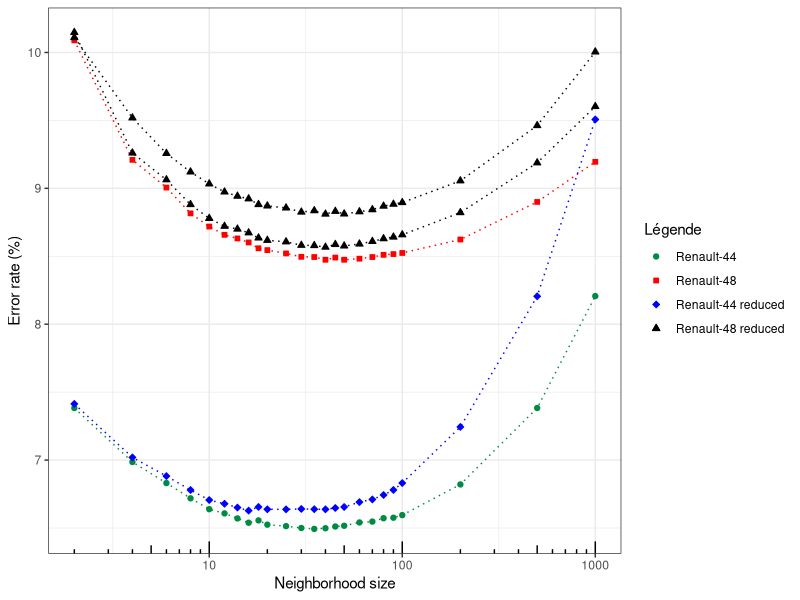

Source code (R):
library(ggplot2)
# tail ... | grep "Taux succès" | cut -f3 -d ' ' | tee /dev/tty | xclip -selection clipboard

# medium, small, medium-reduced, small-reduced, vmaj-small
results = matrix(c(2,92.61694108677742,89.91089227702304,92.5865068922691,89.85244081019886,89.88981898503643,
                   4,93.01412269591629,90.79027921342784,92.98030692424038,90.73967254873007,90.48125553750738,
                   6,93.16921412146625,90.99401333924001,93.11772192368703,90.93671551978736,90.74259512207128,
                   8,93.28142100020904,91.18428824571767,93.22024519508626,91.11922253396338,90.87903315121086,
                   10,93.36134918780665,91.2811177151014,93.29402506056097,91.22105114195708,90.96694108092144,
                   12,93.39224450647419,91.34210720614294,93.32153880206091,91.27919496948218,91.02654619511715,
                   14,93.42944185531768,91.36879491533766,93.34935995966701,91.29965298287064,91.05754085449891,
                   16,93.46110571425058,91.39817446839929,93.37195504346863,91.32726360996259,91.07692213034062,
                   18,93.44389041230649,91.44116706044497,93.34490242612792,91.36518015357353,91.11899180448907,
                   20,93.47540056318631,91.45454936995472,93.36211772807201,91.38240795432172,91.1292208111833,
                   25,93.48616012690137,91.47892978440638,93.3627325602843,91.39332914943887,91.14398749753889,
                   30,93.49984014362481,91.50392547745619,93.35965839922285,91.41909394073636,91.17452069797204,
                   35,93.50660329795998,91.50530985430203,93.36150289585972,91.42063213723173,91.16436860110258,
                   40,93.50168464026167,91.52546022839141,93.36242514417815,91.43286079936995,91.18951811380192,
                   45,93.4887731638036,91.50946298483953,93.35258782878152,91.41294115475488,91.16906010041346,
                   50,93.48354708999913,91.52569095786572,93.34520984223406,91.42355471057294,91.18813373695609,
                   60,93.45910750956064,91.51769233608978,93.30924215781513,91.40948021264029,91.17213649340421,
                   70, 93.4526517713316, 91.50554058377634,93.28972123507495,91.39025275644812,91.15667761862571,
                   80,93.42790477478697,91.48954334022446,93.25682771171748,91.3704100216578,91.13083591750345,
                   90,93.42421578151323,91.48369819354204,93.21993777898011,91.35833517916913,91.11668450974601,
                   100,93.40500227487918,91.47554575211656,93.16906041341318,91.34156883736956,91.10460966725734,
                   200,93.17935885296903,91.37648589781453,92.75604687480786,91.17859691868478,90.944483412089,
                   500,92.61663367067128,91.09999507777121,91.79460300284053,90.8119677840126,90.53786116853712,
                   1000,91.79291221425673,90.80473826048434,90.492695793318,90.39750073833432,89.99572381374286
                   ),
            ncol=6,byrow=TRUE)

index = results[,1]
precision = 100 - results[,2]
precision2 = 100 - results[,3]
precision3 = 100 - results[,4]
precision4 = 100 - results[,5]
precision5 = 100 - results[,6]

(ggplot(NULL, aes(index)) + scale_x_log10() + annotation_logticks(sides="b") +
    ylab("Error rate (%)") + xlab("Neighborhood size") + theme_bw() #+ theme(legend.position="bottom")
  +geom_line(aes(y=precision, colour="Renault-44"), colour="springgreen4", linetype = "dotted") + geom_point(aes(y=precision, shape="Renault-44"), colour="springgreen4", fill="springgreen4") 
  +geom_line(aes(y=precision2, colour="Renault-48"), colour="red", linetype = "dotted") + geom_point(aes(y=precision2, shape="Renault-48"), colour="red", fill="red") 
  +geom_line(aes(y=precision3, colour="Renault-44 reduced"), colour="blue", linetype = "dotted") + geom_point(aes(y=precision3, shape="Renault-44 reduced"), colour="blue", fill="blue") 
  +geom_line(aes(y=precision4, colour="Renault-48 reduced"), colour="black", linetype = "dotted") + geom_point(aes(y=precision4, shape="Renault-48 reduced"), colour="black", fill="black") 
  +geom_line(aes(y=precision5, colour="Renault-48 reduced"), colour="black", linetype = "dotted") + geom_point(aes(y=precision5, shape="Renault-48 reduced"), colour="black", fill="black") 
  #  +geom_line(aes(y=drc, colour="DRC"), colour="blue", linetype = "dotted") + geom_point(aes(y=drc, shape="DRC"), colour="blue", fill="blue") 
#  +geom_line(aes(y=oracle, colour="Oracle"), colour="black", linetype = "dotted") + geom_point(aes(y=oracle, shape="Oracle"), colour="black", fill="black") 
#+ theme(legend.position=c(0.86,0.84), legend.background = element_rect(fill=alpha('blue', 0)))
  + scale_colour_manual(name = 'Légende', guide = 'legend',
                        limits = c(NULL
                                   ,'Renault-44' #jointree
                                   ,'Renault-48'
                                   ,'Renault-44 reduced'
                                   ,'Renault-48 reduced'
                        ),
                        values =c(NULL
                                  ,'Renault-44'='springgreen4' #jointree
                                  ,'Renault-48'='red'
                                  ,'Renault-44 reduced'='blue'
                                  ,'Renault-48 reduced'='black'
                        ))
  + scale_shape_manual(name = 'Légende', guide = 'legend',
                       limits = c(NULL
                                  ,'Renault-44' #jointree
                                  ,'Renault-48'
                                  ,'Renault-44 reduced'
                                  ,'Renault-48 reduced'
                       ),
                       values =c(NULL
                                 ,'Renault-44'=21 #jointree
                                 ,'Renault-48'=22
                                 ,'Renault-44 reduced'=23
                                 ,'Renault-48 reduced'=24
                       ))
  
  + guides(shape = guide_legend(override.aes = list(colour = c(NULL
                                                               ,'Renault-44'='springgreen4' #jointree
                                                               ,'Renault-48'='red'
                                                               ,'Renault-44 reduced'='blue'
                                                               ,'Renault-48 reduced'='black'
  ),
  fill = c(NULL
           ,'Renault-44'='springgreen4' #jointree
           ,'Renault-48'='red'
           ,'Renault-44 reduced'='blue'
           ,'Renault-48 reduced'='black'
  ))))
)
